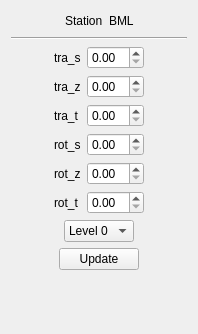
<ui version="4.0" >
 <class>TrackSysShiftMuonChambersForm</class>
 <widget class="QWidget" name="TrackSysShiftMuonChambersForm" >
  <property name="geometry" >
   <rect>
    <x>0</x>
    <y>0</y>
    <width>198</width>
    <height>334</height>
   </rect>
  </property>
  <property name="windowTitle" >
   <string>Form</string>
  </property>
  <layout class="QVBoxLayout" name="verticalLayout" >
   <item>
    <layout class="QHBoxLayout" name="horizontalLayout" >
     <item>
      <spacer name="horizontalSpacer_6" >
       <property name="orientation" >
        <enum>Qt::Horizontal</enum>
       </property>
       <property name="sizeHint" stdset="0" >
        <size>
         <width>40</width>
         <height>20</height>
        </size>
       </property>
      </spacer>
     </item>
     <item>
      <widget class="QLabel" name="label_7" >
       <property name="text" >
        <string>Station</string>
       </property>
      </widget>
     </item>
     <item>
      <widget class="QLabel" name="StationName" >
       <property name="text" >
        <string>BML</string>
       </property>
      </widget>
     </item>
     <item>
      <spacer name="horizontalSpacer_5" >
       <property name="orientation" >
        <enum>Qt::Horizontal</enum>
       </property>
       <property name="sizeHint" stdset="0" >
        <size>
         <width>40</width>
         <height>20</height>
        </size>
       </property>
      </spacer>
     </item>
    </layout>
   </item>
   <item>
    <widget class="Line" name="line" >
     <property name="orientation" >
      <enum>Qt::Horizontal</enum>
     </property>
    </widget>
   </item>
   <item>
    <layout class="QHBoxLayout" name="horizontalLayout_3" >
     <item>
      <spacer name="horizontalSpacer_4" >
       <property name="orientation" >
        <enum>Qt::Horizontal</enum>
       </property>
       <property name="sizeHint" stdset="0" >
        <size>
         <width>40</width>
         <height>20</height>
        </size>
       </property>
      </spacer>
     </item>
     <item>
      <layout class="QGridLayout" name="gridLayout" >
       <item row="0" column="0" >
        <widget class="QLabel" name="label" >
         <property name="text" >
          <string>tra_s</string>
         </property>
        </widget>
       </item>
       <item row="0" column="1" >
        <widget class="QDoubleSpinBox" name="doubleSpinBox_tra_s" />
       </item>
       <item row="1" column="0" >
        <widget class="QLabel" name="label_2" >
         <property name="text" >
          <string>tra_z</string>
         </property>
        </widget>
       </item>
       <item row="1" column="1" >
        <widget class="QDoubleSpinBox" name="doubleSpinBox_tra_z" />
       </item>
       <item row="2" column="0" >
        <widget class="QLabel" name="label_3" >
         <property name="text" >
          <string>tra_t</string>
         </property>
        </widget>
       </item>
       <item row="2" column="1" >
        <widget class="QDoubleSpinBox" name="doubleSpinBox_tra_t" />
       </item>
       <item row="3" column="0" >
        <widget class="QLabel" name="label_4" >
         <property name="text" >
          <string>rot_s</string>
         </property>
        </widget>
       </item>
       <item row="3" column="1" >
        <widget class="QDoubleSpinBox" name="doubleSpinBox_rot_s" />
       </item>
       <item row="4" column="0" >
        <widget class="QLabel" name="label_5" >
         <property name="text" >
          <string>rot_z</string>
         </property>
        </widget>
       </item>
       <item row="4" column="1" >
        <widget class="QDoubleSpinBox" name="doubleSpinBox_rot_z" />
       </item>
       <item row="5" column="0" >
        <widget class="QLabel" name="label_6" >
         <property name="text" >
          <string>rot_t</string>
         </property>
        </widget>
       </item>
       <item row="5" column="1" >
        <widget class="QDoubleSpinBox" name="doubleSpinBox_rot_t" />
       </item>
      </layout>
     </item>
     <item>
      <spacer name="horizontalSpacer" >
       <property name="orientation" >
        <enum>Qt::Horizontal</enum>
       </property>
       <property name="sizeHint" stdset="0" >
        <size>
         <width>28</width>
         <height>135</height>
        </size>
       </property>
      </spacer>
     </item>
    </layout>
   </item>
   <item>
    <layout class="QHBoxLayout" name="horizontalLayout_4" >
     <item>
      <spacer name="horizontalSpacer_8" >
       <property name="orientation" >
        <enum>Qt::Horizontal</enum>
       </property>
       <property name="sizeHint" stdset="0" >
        <size>
         <width>40</width>
         <height>20</height>
        </size>
       </property>
      </spacer>
     </item>
     <item>
      <widget class="QComboBox" name="comboBox_level" >
       <item>
        <property name="text" >
         <string>Level 0</string>
        </property>
       </item>
       <item>
        <property name="text" >
         <string>Level 1</string>
        </property>
       </item>
       <item>
        <property name="text" >
         <string>Level 2</string>
        </property>
       </item>
       <item>
        <property name="text" >
         <string>Level 3</string>
        </property>
       </item>
      </widget>
     </item>
     <item>
      <spacer name="horizontalSpacer_7" >
       <property name="orientation" >
        <enum>Qt::Horizontal</enum>
       </property>
       <property name="sizeHint" stdset="0" >
        <size>
         <width>40</width>
         <height>20</height>
        </size>
       </property>
      </spacer>
     </item>
    </layout>
   </item>
   <item>
    <layout class="QHBoxLayout" name="horizontalLayout_2" >
     <item>
      <spacer name="horizontalSpacer_2" >
       <property name="orientation" >
        <enum>Qt::Horizontal</enum>
       </property>
       <property name="sizeHint" stdset="0" >
        <size>
         <width>40</width>
         <height>20</height>
        </size>
       </property>
      </spacer>
     </item>
     <item>
      <widget class="QPushButton" name="pushButton_Update" >
       <property name="text" >
        <string>Update</string>
       </property>
      </widget>
     </item>
     <item>
      <spacer name="horizontalSpacer_3" >
       <property name="orientation" >
        <enum>Qt::Horizontal</enum>
       </property>
       <property name="sizeHint" stdset="0" >
        <size>
         <width>40</width>
         <height>20</height>
        </size>
       </property>
      </spacer>
     </item>
    </layout>
   </item>
   <item>
    <spacer name="verticalSpacer" >
     <property name="orientation" >
      <enum>Qt::Vertical</enum>
     </property>
     <property name="sizeHint" stdset="0" >
      <size>
       <width>20</width>
       <height>26</height>
      </size>
     </property>
    </spacer>
   </item>
  </layout>
 </widget>
 <resources/>
 <connections/>
</ui>
